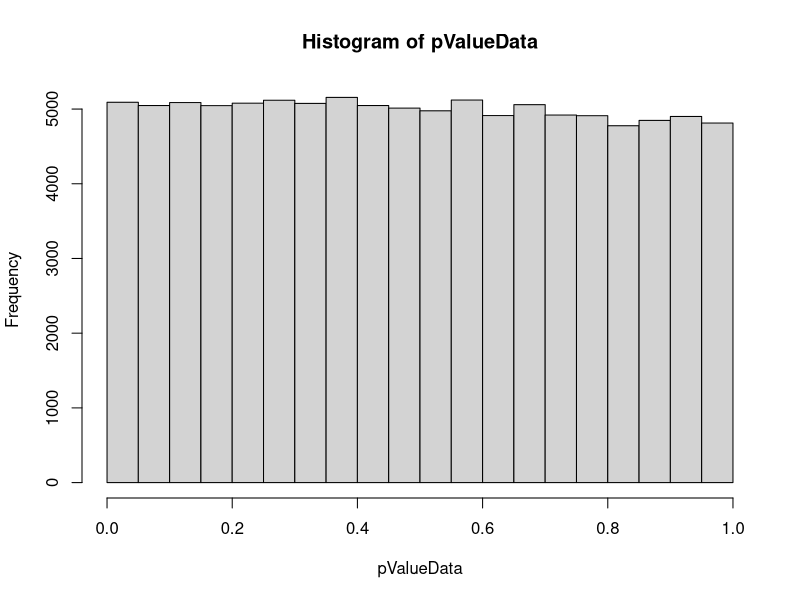

R code for this plot:
## ---- chunk 1
## two.tailed    |   left.tail     |   Action
## ------------- | -------------   |   -------------
## TRUE          | TRUE            |   Ignore left.tail setting
## TRUE          | FALSE           |   Ignore left.tail setting
## FALSE         | TRUE            |   take left.tail setting
## FALSE         | FALSE           |   go with right tail

## FUNCTION : hchecker() - Check for accepting/rejecting the Null hypothesis
## ASSUMPTIONS : Significance level is 0.05
## INPUT: Takes a sample and population metrics and does hypothesis checking
## RETURNS: pvalue and a accept/reject flag for the Null hypothesis 

hChecker  <- function(sample, pop.mean, pop.sd, two.tailed=TRUE, lower.tail=FALSE) {
  
  ## Compute the mean of this sample
  sample.mean = mean(sample)
  
  ## Use the standard formula to compute Z value
  z.value = (sample.mean - pop.mean)/(pop.sd/sqrt(length(sample)))
  
  ## SEe the reject Null hypothesis falg to false, update later in the computation
  rejectNULL = FALSE
  
  ## Start with checking whether two tailed test flag is FALSE. If so, process
  ## either for lower tail or upper tail
  if (two.tailed == FALSE) {
      if (lower.tail == FALSE) {
        ## do the Upper tail test because lower.tail flag is FALSE
        p.value = pnorm(z.value, lower.tail=FALSE) 
      } else {
        ## do the Lower tail test because lower.tail is either set to true or is default true
        p.value = pnorm(z.value)
      }
      
      ## Based upon the 0.05 significance level, update the rejectNull flag
      ## If equal to or below 0.05 or eqalu to or above 0.95, we can reject the NULL hypothesis
      if ((p.value  >= 0.95) | (p.value <= 0.05))
        rejectNULL = TRUE
      
  } else {
      ## path where two tailed test flag is TRUE
      
      ## DO NOT MULTIPLY p.value by 2 for this 2 tailed test because we are not 
      ## working off a lower tail metric baseline
      p.value = pnorm(z.value, lower.tail=FALSE)
      
      ## Based upon the 0.05 significance level, update the rejectNULL flag
      ## if p.value is below 0.05 or above 0.95, the NULL hypothesis is rejected
      if ((p.value  >= 0.95) | (p.value <= 0.05))
      rejectNULL = TRUE
  }

    ## return a list with p.vale and the associated flag
    list (p.value = p.value, rejectNULL = rejectNULL)
}

# Generate a random sample to test the hChecker function
## Choose a sample size of 130, generate a random sample, using the population mean and SD
## Test both hyptheses that are actually correct and actually incorrect

## Use body temperature measurements of a 1000 people, Use a mean of 98.249 and a standard deviation of 0.733
testPopMean <- 98.249
testPopSD <- 0.733
popSampleSize <- 10000
testSampleSize <- 1000
#Create a population of temperatire data
popData <- rnorm(popSampleSize, testPopMean, testPopSD)

# Perform 4 classes of tests by manually SKEWING The mean in the samples using random constants
testData <- sample(popData, size = testSampleSize, replace = TRUE)
test1Results <- hChecker(testData, testPopMean, testPopSD, two.tailed=TRUE, lower.tail=TRUE)
test1Results

testData <- rnorm(testSampleSize, testPopMean + 0.01, testPopSD)
test2Results <- hChecker(testData, testPopMean, testPopSD, two.tailed=TRUE, lower.tail=FALSE)
test2Results

testData <- rnorm(testSampleSize, testPopMean - 0.05, testPopSD)
test3Results <- hChecker(testData, testPopMean, testPopSD, two.tailed=FALSE, lower.tail=TRUE)
test3Results

testData <- rnorm(testSampleSize, testPopMean + 0.04, testPopSD)
test4Results <- hChecker(testData, testPopMean, testPopSD, two.tailed=FALSE, lower.tail=FALSE)
test4Results



## FUNCTION : multipleSampleTesting() - Test multiple samples from the same population, through random sampling
## INPUT: Takes a sample size (default 1000) and population metrics and repeatedly calls hChecker()
## RETURNS: pvalue that is sent by hChecker() 
multipleSampleTesting <- function (sampleSize = testSampleSize, pop.mean = testPopMean, pop.sd = testPopSD) {
     ## Generate a random normal sample
    #asample = rnorm(sampleSize, pop.mean, pop.sd)
    asample <- sample(popData, size = testSampleSize, replace = TRUE)
    
    ## Check the support for the likelihood of the Null hypothesis
    ## Limit checking to two tailed tests
    pval = hChecker(asample, pop.mean, pop.sd, two.tailed=TRUE, lower.tail=FALSE)$p.value
}

# Use replicate() to generate multiple samples with the same population variables and do a 
# hypothesis testing on each sample of size 1000.
# Run a 100000 times to get a very clean Normal distribution
type1.error <- replicate(100000, multipleSampleTesting(testSampleSize, testPopMean, testPopSD))

## Determine the number of samples where Null hypothesis is likely and number where Null hypothesis is unliklely
## by using a significance level of 0.025 on both tails, 0.05 total
significanceCheckFail <- type1.error >= 0.95 | type1.error <= 0.05

## Compute the percentage of the number of samples that reject the Null hypothesis
percent.rejected = (length(significanceCheckFail[significanceCheckFail==TRUE])/length(significanceCheckFail[significanceCheckFail==FALSE]))*100
percent.rejected
## ---- chunk 2
# Null hypothesis continues to be likley if data falls in the band around the mean
pValueData <- type1.error[(type1.error < 0.95) | (type1.error > 0.05) ]
hist(pValueData)
## ---- chunk 3
popMean = 98.249
popSD = 0.733
testSampleSize = 1000
observedMean = 98.3223
## ---- chunk 4
# Determine the critical value of Xbar
crit <- qnorm(1-0.05, popMean, popSD)
crit
# Now determine the probability
pow <- pnorm(crit, observedMean, popSD)
pow

# Statistical Power  is 1 - pow
1 - pow
# [1] 0.06119084 
## ---- chunk 5
# Sample size of 10
type2.error <- replicate(10, multipleSampleTesting(testSampleSize, observedMean, popSD))
thresholdCheck <- type2.error > 0.95
length(thresholdCheck[thresholdCheck==FALSE])
length(thresholdCheck[thresholdCheck==TRUE])

# Sample size of 100
type2.error <- replicate(100, multipleSampleTesting(testSampleSize, observedMean, popSD))
thresholdCheck <- type2.error > 0.95
length(thresholdCheck[thresholdCheck==FALSE])
length(thresholdCheck[thresholdCheck==TRUE])

# Sample size of 1000
type2.error <- replicate(1000, multipleSampleTesting(testSampleSize, observedMean, popSD))
thresholdCheck <- type2.error > 0.95
length(thresholdCheck[thresholdCheck==FALSE])
length(thresholdCheck[thresholdCheck==TRUE])

